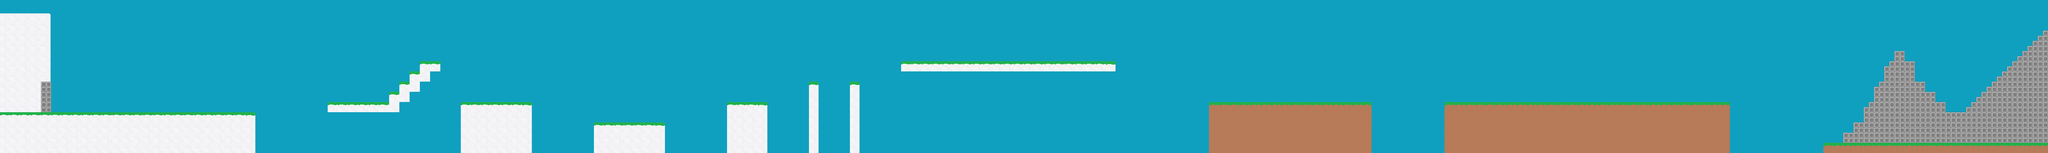

Rendered tile map (Tiled .tmx) drawn with the repository's tilesets; below, a short description and the map source with its tile grids summarised:
An orthogonal 200x15 tile map with 32x32 px tiles, 1 tile layer (Tile Layer 1) and 33 objects (33x fixture).

<map version="1.0" orientation="orthogonal" renderorder="right-down" width="200" height="15" tilewidth="32" tileheight="32" backgroundcolor="#55aaff" nextobjectid="49">
<properties>
  <property name="blended tiles" value="1,2,3,4,5,6,7,8,9,10,11,12,13,14,15,16" />
 </properties>
 <tileset firstgid="1" name="level" tilewidth="32" tileheight="32" spacing="2">
  <image source="level.png" width="220" height="256" />
 </tileset>
 <layer name="Tile Layer 1" width="200" height="15">
  <data>[3000 cells, 3000 non-empty, 15 distinct tile ids]</data>
 </layer>
 <objectgroup name="Box2D">
  <object id="2" name="ground1" type="fixture" x="0" y="352">
   <properties>
    <property name="body" value="environment" />
    <property name="material" value="ground" />
   </properties>
   <polyline points="0,0 288,0 672,0 791,0 795,1 797,6 797,128" />
  </object>
  <object id="3" name="top_left" type="fixture" x="0" y="0">
   <properties>
    <property name="body" value="environment" />
    <property name="material" value="ice" />
   </properties>
   <polyline points="-1,-1 -0.912046,43.1606" />
  </object>
  <object id="9" name="wall" type="fixture" x="1.1901" y="42.4468">
   <properties>
    <property name="body" value="environment" />
    <property name="material" value="ice" />
   </properties>
  <polyline points="0,0 153.126,-0.396699 155.109,1.1901 157.49,4.76039 157.886,310.219" />
  </object>
  <object id="16" name="death" type="fixture" x="798" y="480">
   <properties>
    <property name="body" value="environment" />
    <property name="material" value="death" />
   </properties>
   <polyline points="0,0 641,-2" />
 </object>
  <object id="20" name="ice1" type="fixture" x="1024" y="351.333">
   <properties>
    <property name="body" value="environment" />
    <property name="material" value="ice" />
   </properties>
   <polyline points="0,0 0.666667,-30.6667" />
  </object>
  <object id="21" name="ground2" type="fixture" x="1027.33" y="320.667">
   <properties>
    <property name="body" value="environment" />
    <property name="material" value="ground" />
   </properties>
   <polyline points="0,0 188,-2 188,-32 220.667,-32.6667 220.667,-64 252,-64 253.333,-96.6667 285.333,-96.6667 284.667,-128 348.667,-128 348,-98.6667 316,-97.3333 317.333,-65.3333 284,-65.3333 284.667,-34 252,-34 251.333,-2.66667 220.667,-1.33333 221.333,30 0.666667,30" />
  </object>
  <object id="22" name="ice2" type="fixture" x="1440.67" y="479.333">
   <properties>
    <property name="body" value="environment" />
    <property name="material" value="ice" />
   </properties>
   <polyline points="0,0 0,-159.333" />
  </object>
  <object id="23" name="ground3" type="fixture" x="1443.33" y="321.333">
   <properties>
    <property name="body" value="environment" />
    <property name="material" value="ground" />
   </properties>
   <polyline points="0,0 216.667,-2" />
  </object>
  <object id="24" name="ice3" type="fixture" x="1662.67" y="480">
   <properties>
    <property name="body" value="environment" />
    <property name="material" value="ice" />
   </properties>
   <polyline points="0,0 -0.666667,-158" />
  </object>
  <object id="25" name="death" type="fixture" x="1856" y="480">
   <properties>
    <property name="body" value="environment" />
    <property name="material" value="death" />
   </properties>
   <polyline points="0,0 -191.333,0" />
  </object>
  <object id="26" name="ice4" type="fixture" x="1855.33" y="386">
   <properties>
    <property name="body" value="environment" />
    <property name="material" value="ice" />
   </properties>
   <polyline points="0,0 0,88.6667" />
  </object>
  <object id="27" name="ground4" type="fixture" x="2077.33" y="384.667">
   <properties>
    <property name="body" value="environment" />
    <property name="material" value="ground" />
   </properties>
   <polyline points="0,0 -219.333,0.666667" />
  </object>
  <object id="28" name="ice5" type="fixture" x="2078" y="481.333">
   <properties>
    <property name="body" value="environment" />
    <property name="material" value="ice" />
   </properties>
   <polyline points="0,0 0,-92.6667" />
  </object>
  <object id="29" name="death" type="fixture" x="2272" y="479.333">
   <properties>
    <property name="body" value="environment" />
    <property name="material" value="death" />
   </properties>
   <polyline points="0,0 -191.333,-1.33333" />
  </object>
  <object id="30" name="ice6" type="fixture" x="2271.33" y="321.333">
   <properties>
    <property name="body" value="environment" />
    <property name="material" value="ice" />
   </properties>
   <polyline points="0,0 0.666667,154.667" />
  </object>
  <object id="31" name="ground5" type="fixture" x="2397.33" y="318.667">
   <properties>
    <property name="body" value="environment" />
    <property name="material" value="ground" />
   </properties>
   <polyline points="0,0 -122,1.33333" />
  </object>
  <object id="32" name="ice7" type="fixture" x="2398.67" y="479.333">
   <properties>
    <property name="body" value="environment" />
    <property name="material" value="ice" />
   </properties>
   <polyline points="0,0 -1.33333,-156.667" />
  </object>
  <object id="33" name="death" type="fixture" x="2528" y="479.333">
   <properties>
    <property name="body" value="environment" />
    <property name="material" value="death" />
   </properties>
   <polyline points="0,0 -124.667,-0.666667" />
  </object>
  <object id="34" name="ice8" type="fixture" x="2526.67" y="256">
   <properties>
    <property name="body" value="environment" />
    <property name="material" value="ice" />
   </properties>
   <polyline points="0,0 -1.33333,219.333" />
  </object>
  <object id="35" name="ground6" type="fixture" x="2558" y="260.667">
   <properties>
    <property name="body" value="environment" />
    <property name="material" value="ground" />
   </properties>
   <polyline points="0,0 -4.66667,-4 -28,-4" />
  </object>
  <object id="36" name="ice9" type="fixture" x="2558.67" y="480.667">
   <properties>
    <property name="body" value="environment" />
    <property name="material" value="ice" />
   </properties>
   <polyline points="0,0 0,-215.333" />
  </object>
  <object id="37" name="death" type="fixture" x="2656" y="480">
   <properties>
    <property name="body" value="environment" />
    <property name="material" value="death" />
   </properties>
   <polyline points="0,0 -94,0" />
  </object>
  <object id="38" name="ice10" type="fixture" x="2655.33" y="256.667">
   <properties>
    <property name="body" value="environment" />
    <property name="material" value="ice" />
   </properties>
   <polyline points="0,0 0.666667,219.333" />
  </object>
  <object id="39" name="ground7" type="fixture" x="2686" y="261.333">
   <properties>
    <property name="body" value="environment" />
    <property name="material" value="ground" />
   </properties>
   <polyline points="0,0 -6,-6 -27.3333,-6" />
  </object>
  <object id="40" name="ice11" type="fixture" x="2686" y="479.333">
   <properties>
    <property name="body" value="environment" />
    <property name="material" value="ice" />
   </properties>
   <polyline points="0,0 0.666667,-216" />
  </object>
  <object id="41" name="death" type="fixture" x="3779" y="480">
   <properties>
    <property name="body" value="environment" />
    <property name="material" value="death" />
   </properties>
   <polyline points="0,0 -1089,-2" />
  </object>
  <object id="42" name="ice12" type="fixture" x="2816" y="224">
   <properties>
    <property name="body" value="environment" />
    <property name="material" value="ice" />
   </properties>
   <polyline points="0,0 -0.666667,-32.6667" />
  </object>
  </objectgroup>
</map>
<!-- 6 of 33 objects omitted -->